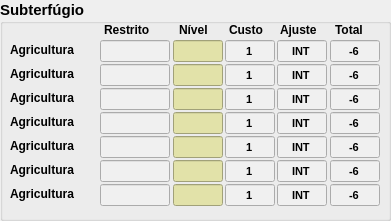
     <widget class="QGroupBox" name="groupBox_6">
      <property name="geometry">
       <rect>
        <x>401</x>
        <y>332</y>
        <width>391</width>
        <height>221</height>
       </rect>
      </property>
      <property name="font">
       <font>
        <pointsize>11</pointsize>
        <weight>75</weight>
        <italic>false</italic>
        <bold>true</bold>
        <underline>false</underline>
       </font>
      </property>
      <property name="title">
       <string>Subterfúgio</string>
      </property>
      <widget class="QLineEdit" name="lineEdit_287">
       <property name="enabled">
        <bool>true</bool>
       </property>
       <property name="geometry">
        <rect>
         <x>100</x>
         <y>40</y>
         <width>70</width>
         <height>22</height>
        </rect>
       </property>
       <property name="font">
        <font>
         <pointsize>8</pointsize>
        </font>
       </property>
       <property name="styleSheet">
        <string notr="true">background-color: rgb(240, 240, 240);</string>
       </property>
       <property name="alignment">
        <set>Qt::AlignCenter</set>
       </property>
       <property name="readOnly">
        <bool>true</bool>
       </property>
      </widget>
      <widget class="QLabel" name="label_123">
       <property name="geometry">
        <rect>
         <x>179</x>
         <y>21</y>
         <width>40</width>
         <height>18</height>
        </rect>
       </property>
       <property name="font">
        <font>
         <pointsize>9</pointsize>
         <weight>75</weight>
         <bold>true</bold>
        </font>
       </property>
       <property name="text">
        <string>Nível</string>
       </property>
      </widget>
      <widget class="QLabel" name="label_124">
       <property name="geometry">
        <rect>
         <x>104</x>
         <y>21</y>
         <width>61</width>
         <height>18</height>
        </rect>
       </property>
       <property name="font">
        <font>
         <pointsize>9</pointsize>
         <weight>75</weight>
         <bold>true</bold>
        </font>
       </property>
       <property name="text">
        <string>Restrito</string>
       </property>
      </widget>
      <widget class="QLabel" name="label_125">
       <property name="geometry">
        <rect>
         <x>229</x>
         <y>21</y>
         <width>42</width>
         <height>18</height>
        </rect>
       </property>
       <property name="font">
        <font>
         <pointsize>9</pointsize>
         <weight>75</weight>
         <bold>true</bold>
        </font>
       </property>
       <property name="text">
        <string>Custo</string>
       </property>
      </widget>
      <widget class="QLabel" name="label_126">
       <property name="geometry">
        <rect>
         <x>280</x>
         <y>21</y>
         <width>47</width>
         <height>18</height>
        </rect>
       </property>
       <property name="font">
        <font>
         <pointsize>9</pointsize>
         <weight>75</weight>
         <bold>true</bold>
        </font>
       </property>
       <property name="text">
        <string>Ajuste</string>
       </property>
      </widget>
      <widget class="QLabel" name="label_127">
       <property name="geometry">
        <rect>
         <x>335</x>
         <y>21</y>
         <width>38</width>
         <height>18</height>
        </rect>
       </property>
       <property name="font">
        <font>
         <pointsize>9</pointsize>
         <weight>75</weight>
         <bold>true</bold>
        </font>
       </property>
       <property name="text">
        <string>Total</string>
       </property>
      </widget>
      <widget class="QLabel" name="label_128">
       <property name="geometry">
        <rect>
         <x>10</x>
         <y>39</y>
         <width>91</width>
         <height>21</height>
        </rect>
       </property>
       <property name="font">
        <font>
         <pointsize>9</pointsize>
         <weight>75</weight>
         <bold>true</bold>
        </font>
       </property>
       <property name="text">
        <string>Agricultura</string>
       </property>
      </widget>
      <widget class="QLineEdit" name="lineEdit_288">
       <property name="enabled">
        <bool>true</bool>
       </property>
       <property name="geometry">
        <rect>
         <x>173</x>
         <y>40</y>
         <width>50</width>
         <height>22</height>
        </rect>
       </property>
       <property name="font">
        <font>
         <pointsize>9</pointsize>
        </font>
       </property>
       <property name="autoFillBackground">
        <bool>false</bool>
       </property>
       <property name="styleSheet">
        <string notr="true">background-color: rgb(226, 226, 169);</string>
       </property>
       <property name="alignment">
        <set>Qt::AlignCenter</set>
       </property>
       <property name="readOnly">
        <bool>false</bool>
       </property>
      </widget>
      <widget class="QLineEdit" name="lineEdit_289">
       <property name="enabled">
        <bool>true</bool>
       </property>
       <property name="geometry">
        <rect>
         <x>225</x>
         <y>40</y>
         <width>50</width>
         <height>22</height>
        </rect>
       </property>
       <property name="font">
        <font>
         <pointsize>8</pointsize>
        </font>
       </property>
       <property name="styleSheet">
        <string notr="true">background-color: rgb(240, 240, 240);</string>
       </property>
       <property name="text">
        <string>1</string>
       </property>
       <property name="alignment">
        <set>Qt::AlignCenter</set>
       </property>
       <property name="readOnly">
        <bool>true</bool>
       </property>
      </widget>
      <widget class="QLineEdit" name="lineEdit_290">
       <property name="enabled">
        <bool>true</bool>
       </property>
       <property name="geometry">
        <rect>
         <x>277</x>
         <y>40</y>
         <width>50</width>
         <height>22</height>
        </rect>
       </property>
       <property name="font">
        <font>
         <pointsize>8</pointsize>
        </font>
       </property>
       <property name="styleSheet">
        <string notr="true">background-color: rgb(240, 240, 240);</string>
       </property>
       <property name="text">
        <string>INT</string>
       </property>
       <property name="alignment">
        <set>Qt::AlignCenter</set>
       </property>
       <property name="readOnly">
        <bool>true</bool>
       </property>
      </widget>
      <widget class="QLineEdit" name="lineEdit_291">
       <property name="enabled">
        <bool>true</bool>
       </property>
       <property name="geometry">
        <rect>
         <x>330</x>
         <y>40</y>
         <width>50</width>
         <height>22</height>
        </rect>
       </property>
       <property name="font">
        <font>
         <pointsize>8</pointsize>
        </font>
       </property>
       <property name="styleSheet">
        <string notr="true">background-color: rgb(240, 240, 240);</string>
       </property>
       <property name="text">
        <string>-6</string>
       </property>
       <property name="alignment">
        <set>Qt::AlignCenter</set>
       </property>
       <property name="readOnly">
        <bool>true</bool>
       </property>
      </widget>
      <widget class="QLabel" name="label_129">
       <property name="geometry">
        <rect>
         <x>10</x>
         <y>63</y>
         <width>91</width>
         <height>21</height>
        </rect>
       </property>
       <property name="font">
        <font>
         <pointsize>9</pointsize>
         <weight>75</weight>
         <bold>true</bold>
        </font>
       </property>
       <property name="text">
        <string>Agricultura</string>
       </property>
      </widget>
      <widget class="QLineEdit" name="lineEdit_292">
       <property name="enabled">
        <bool>true</bool>
       </property>
       <property name="geometry">
        <rect>
         <x>277</x>
         <y>64</y>
         <width>50</width>
         <height>22</height>
        </rect>
       </property>
       <property name="font">
        <font>
         <pointsize>8</pointsize>
        </font>
       </property>
       <property name="styleSheet">
        <string notr="true">background-color: rgb(240, 240, 240);</string>
       </property>
       <property name="text">
        <string>INT</string>
       </property>
       <property name="alignment">
        <set>Qt::AlignCenter</set>
       </property>
       <property name="readOnly">
        <bool>true</bool>
       </property>
      </widget>
      <widget class="QLineEdit" name="lineEdit_293">
       <property name="enabled">
        <bool>true</bool>
       </property>
       <property name="geometry">
        <rect>
         <x>100</x>
         <y>64</y>
         <width>70</width>
         <height>22</height>
        </rect>
       </property>
       <property name="font">
        <font>
         <pointsize>8</pointsize>
        </font>
       </property>
       <property name="styleSheet">
        <string notr="true">background-color: rgb(240, 240, 240);</string>
       </property>
       <property name="alignment">
        <set>Qt::AlignCenter</set>
       </property>
       <property name="readOnly">
        <bool>true</bool>
       </property>
      </widget>
      <widget class="QLineEdit" name="lineEdit_294">
       <property name="enabled">
        <bool>true</bool>
       </property>
       <property name="geometry">
        <rect>
         <x>173</x>
         <y>64</y>
         <width>50</width>
         <height>22</height>
        </rect>
       </property>
       <property name="font">
        <font>
         <pointsize>9</pointsize>
        </font>
       </property>
       <property name="autoFillBackground">
        <bool>false</bool>
       </property>
       <property name="styleSheet">
        <string notr="true">background-color: rgb(226, 226, 169);</string>
       </property>
       <property name="alignment">
        <set>Qt::AlignCenter</set>
       </property>
       <property name="readOnly">
        <bool>false</bool>
       </property>
      </widget>
      <widget class="QLineEdit" name="lineEdit_295">
       <property name="enabled">
        <bool>true</bool>
       </property>
       <property name="geometry">
        <rect>
         <x>225</x>
         <y>64</y>
         <width>50</width>
         <height>22</height>
        </rect>
       </property>
       <property name="font">
        <font>
         <pointsize>8</pointsize>
        </font>
       </property>
       <property name="styleSheet">
        <string notr="true">background-color: rgb(240, 240, 240);</string>
       </property>
       <property name="text">
        <string>1</string>
       </property>
       <property name="alignment">
        <set>Qt::AlignCenter</set>
       </property>
       <property name="readOnly">
        <bool>true</bool>
       </property>
      </widget>
      <widget class="QLineEdit" name="lineEdit_296">
       <property name="enabled">
        <bool>true</bool>
       </property>
       <property name="geometry">
        <rect>
         <x>330</x>
         <y>64</y>
         <width>50</width>
         <height>22</height>
        </rect>
       </property>
       <property name="font">
        <font>
         <pointsize>8</pointsize>
        </font>
       </property>
       <property name="styleSheet">
        <string notr="true">background-color: rgb(240, 240, 240);</string>
       </property>
       <property name="text">
        <string>-6</string>
       </property>
       <property name="alignment">
        <set>Qt::AlignCenter</set>
       </property>
       <property name="readOnly">
        <bool>true</bool>
       </property>
      </widget>
      <widget class="QLabel" name="label_130">
       <property name="geometry">
        <rect>
         <x>10</x>
         <y>87</y>
         <width>91</width>
         <height>21</height>
        </rect>
       </property>
       <property name="font">
        <font>
         <pointsize>9</pointsize>
         <weight>75</weight>
         <bold>true</bold>
        </font>
       </property>
       <property name="text">
        <string>Agricultura</string>
       </property>
      </widget>
      <widget class="QLineEdit" name="lineEdit_297">
       <property name="enabled">
        <bool>true</bool>
       </property>
       <property name="geometry">
        <rect>
         <x>277</x>
         <y>88</y>
         <width>50</width>
         <height>22</height>
        </rect>
       </property>
       <property name="font">
        <font>
         <pointsize>8</pointsize>
        </font>
       </property>
       <property name="styleSheet">
        <string notr="true">background-color: rgb(240, 240, 240);</string>
       </property>
       <property name="text">
        <string>INT</string>
       </property>
       <property name="alignment">
        <set>Qt::AlignCenter</set>
       </property>
       <property name="readOnly">
        <bool>true</bool>
       </property>
      </widget>
      <widget class="QLineEdit" name="lineEdit_298">
       <property name="enabled">
        <bool>true</bool>
       </property>
       <property name="geometry">
        <rect>
         <x>100</x>
         <y>88</y>
         <width>70</width>
         <height>22</height>
        </rect>
       </property>
       <property name="font">
        <font>
         <pointsize>8</pointsize>
        </font>
       </property>
       <property name="styleSheet">
        <string notr="true">background-color: rgb(240, 240, 240);</string>
       </property>
       <property name="alignment">
        <set>Qt::AlignCenter</set>
       </property>
       <property name="readOnly">
        <bool>true</bool>
       </property>
      </widget>
      <widget class="QLineEdit" name="lineEdit_299">
       <property name="enabled">
        <bool>true</bool>
       </property>
       <property name="geometry">
        <rect>
         <x>173</x>
         <y>88</y>
         <width>50</width>
         <height>22</height>
        </rect>
       </property>
       <property name="font">
        <font>
         <pointsize>9</pointsize>
        </font>
       </property>
       <property name="autoFillBackground">
        <bool>false</bool>
       </property>
       <property name="styleSheet">
        <string notr="true">background-color: rgb(226, 226, 169);</string>
       </property>
       <property name="alignment">
        <set>Qt::AlignCenter</set>
       </property>
       <property name="readOnly">
        <bool>false</bool>
       </property>
      </widget>
      <widget class="QLineEdit" name="lineEdit_300">
       <property name="enabled">
        <bool>true</bool>
       </property>
       <property name="geometry">
        <rect>
         <x>225</x>
         <y>88</y>
         <width>50</width>
         <height>22</height>
        </rect>
       </property>
       <property name="font">
        <font>
         <pointsize>8</pointsize>
        </font>
       </property>
       <property name="styleSheet">
        <string notr="true">background-color: rgb(240, 240, 240);</string>
       </property>
       <property name="text">
        <string>1</string>
       </property>
       <property name="alignment">
        <set>Qt::AlignCenter</set>
       </property>
       <property name="readOnly">
        <bool>true</bool>
       </property>
      </widget>
      <widget class="QLineEdit" name="lineEdit_301">
       <property name="enabled">
        <bool>true</bool>
       </property>
       <property name="geometry">
        <rect>
         <x>330</x>
         <y>88</y>
         <width>50</width>
         <height>22</height>
        </rect>
       </property>
       <property name="font">
        <font>
         <pointsize>8</pointsize>
        </font>
       </property>
       <property name="styleSheet">
        <string notr="true">background-color: rgb(240, 240, 240);</string>
       </property>
       <property name="text">
        <string>-6</string>
       </property>
       <property name="alignment">
        <set>Qt::AlignCenter</set>
       </property>
       <property name="readOnly">
        <bool>true</bool>
       </property>
      </widget>
      <widget class="QLabel" name="label_131">
       <property name="geometry">
        <rect>
         <x>10</x>
         <y>111</y>
         <width>91</width>
         <height>21</height>
        </rect>
       </property>
       <property name="font">
        <font>
         <pointsize>9</pointsize>
         <weight>75</weight>
         <bold>true</bold>
        </font>
       </property>
       <property name="text">
        <string>Agricultura</string>
       </property>
      </widget>
      <widget class="QLineEdit" name="lineEdit_302">
       <property name="enabled">
        <bool>true</bool>
       </property>
       <property name="geometry">
        <rect>
         <x>277</x>
         <y>112</y>
         <width>50</width>
         <height>22</height>
        </rect>
       </property>
       <property name="font">
        <font>
         <pointsize>8</pointsize>
        </font>
       </property>
       <property name="styleSheet">
        <string notr="true">background-color: rgb(240, 240, 240);</string>
       </property>
       <property name="text">
        <string>INT</string>
       </property>
       <property name="alignment">
        <set>Qt::AlignCenter</set>
       </property>
       <property name="readOnly">
        <bool>true</bool>
       </property>
      </widget>
      <widget class="QLineEdit" name="lineEdit_303">
       <property name="enabled">
        <bool>true</bool>
       </property>
       <property name="geometry">
        <rect>
         <x>100</x>
         <y>112</y>
         <width>70</width>
         <height>22</height>
        </rect>
       </property>
       <property name="font">
        <font>
         <pointsize>8</pointsize>
        </font>
       </property>
       <property name="styleSheet">
        <string notr="true">background-color: rgb(240, 240, 240);</string>
       </property>
       <property name="alignment">
        <set>Qt::AlignCenter</set>
       </property>
       <property name="readOnly">
        <bool>true</bool>
       </property>
      </widget>
      <widget class="QLineEdit" name="lineEdit_304">
       <property name="enabled">
        <bool>true</bool>
       </property>
       <property name="geometry">
        <rect>
         <x>173</x>
         <y>112</y>
         <width>50</width>
         <height>22</height>
        </rect>
       </property>
       <property name="font">
        <font>
         <pointsize>9</pointsize>
        </font>
       </property>
       <property name="autoFillBackground">
        <bool>false</bool>
       </property>
       <property name="styleSheet">
        <string notr="true">background-color: rgb(226, 226, 169);</string>
       </property>
       <property name="alignment">
        <set>Qt::AlignCenter</set>
       </property>
       <property name="readOnly">
        <bool>false</bool>
       </property>
      </widget>
      <widget class="QLineEdit" name="lineEdit_305">
       <property name="enabled">
        <bool>true</bool>
       </property>
       <property name="geometry">
        <rect>
         <x>225</x>
         <y>112</y>
         <width>50</width>
         <height>22</height>
        </rect>
       </property>
       <property name="font">
        <font>
         <pointsize>8</pointsize>
        </font>
       </property>
       <property name="styleSheet">
        <string notr="true">background-color: rgb(240, 240, 240);</string>
       </property>
       <property name="text">
        <string>1</string>
       </property>
       <property name="alignment">
        <set>Qt::AlignCenter</set>
       </property>
       <property name="readOnly">
        <bool>true</bool>
       </property>
      </widget>
      <widget class="QLineEdit" name="lineEdit_306">
       <property name="enabled">
        <bool>true</bool>
       </property>
       <property name="geometry">
        <rect>
         <x>330</x>
         <y>112</y>
         <width>50</width>
         <height>22</height>
        </rect>
       </property>
       <property name="font">
        <font>
         <pointsize>8</pointsize>
        </font>
       </property>
       <property name="styleSheet">
        <string notr="true">background-color: rgb(240, 240, 240);</string>
       </property>
       <property name="text">
        <string>-6</string>
       </property>
       <property name="alignment">
        <set>Qt::AlignCenter</set>
       </property>
       <property name="readOnly">
        <bool>true</bool>
       </property>
      </widget>
      <widget class="QLabel" name="label_132">
       <property name="geometry">
        <rect>
         <x>10</x>
         <y>135</y>
         <width>91</width>
         <height>21</height>
        </rect>
       </property>
       <property name="font">
        <font>
         <pointsize>9</pointsize>
         <weight>75</weight>
         <bold>true</bold>
        </font>
       </property>
       <property name="text">
        <string>Agricultura</string>
       </property>
      </widget>
      <widget class="QLineEdit" name="lineEdit_307">
       <property name="enabled">
        <bool>true</bool>
       </property>
       <property name="geometry">
        <rect>
         <x>277</x>
         <y>136</y>
         <width>50</width>
         <height>22</height>
        </rect>
       </property>
       <property name="font">
        <font>
         <pointsize>8</pointsize>
        </font>
       </property>
       <property name="styleSheet">
        <string notr="true">background-color: rgb(240, 240, 240);</string>
       </property>
       <property name="text">
        <string>INT</string>
       </property>
       <property name="alignment">
        <set>Qt::AlignCenter</set>
       </property>
       <property name="readOnly">
        <bool>true</bool>
       </property>
      </widget>
      <widget class="QLineEdit" name="lineEdit_308">
       <property name="enabled">
        <bool>true</bool>
       </property>
       <property name="geometry">
        <rect>
         <x>100</x>
         <y>136</y>
         <width>70</width>
         <height>22</height>
        </rect>
       </property>
       <property name="font">
        <font>
         <pointsize>8</pointsize>
        </font>
       </property>
       <property name="styleSheet">
        <string notr="true">background-color: rgb(240, 240, 240);</string>
       </property>
       <property name="alignment">
        <set>Qt::AlignCenter</set>
       </property>
       <property name="readOnly">
        <bool>true</bool>
       </property>
      </widget>
      <widget class="QLineEdit" name="lineEdit_309">
       <property name="enabled">
        <bool>true</bool>
       </property>
       <property name="geometry">
        <rect>
         <x>173</x>
         <y>136</y>
         <width>50</width>
         <height>22</height>
        </rect>
       </property>
       <property name="font">
        <font>
         <pointsize>9</pointsize>
        </font>
       </property>
       <property name="autoFillBackground">
        <bool>false</bool>
       </property>
       <property name="styleSheet">
        <string notr="true">background-color: rgb(226, 226, 169);</string>
       </property>
       <property name="alignment">
        <set>Qt::AlignCenter</set>
       </property>
       <property name="readOnly">
        <bool>false</bool>
       </property>
      </widget>
      <widget class="QLineEdit" name="lineEdit_310">
       <property name="enabled">
        <bool>true</bool>
       </property>
       <property name="geometry">
        <rect>
         <x>225</x>
         <y>136</y>
         <width>50</width>
         <height>22</height>
        </rect>
       </property>
       <property name="font">
        <font>
         <pointsize>8</pointsize>
        </font>
       </property>
       <property name="styleSheet">
        <string notr="true">background-color: rgb(240, 240, 240);</string>
       </property>
       <property name="text">
        <string>1</string>
       </property>
       <property name="alignment">
        <set>Qt::AlignCenter</set>
       </property>
       <property name="readOnly">
        <bool>true</bool>
       </property>
      </widget>
      <widget class="QLineEdit" name="lineEdit_311">
       <property name="enabled">
        <bool>true</bool>
       </property>
       <property name="geometry">
        <rect>
         <x>330</x>
         <y>136</y>
         <width>50</width>
         <height>22</height>
        </rect>
       </property>
       <property name="font">
        <font>
         <pointsize>8</pointsize>
        </font>
       </property>
       <property name="styleSheet">
        <string notr="true">background-color: rgb(240, 240, 240);</string>
       </property>
       <property name="text">
        <string>-6</string>
       </property>
       <property name="alignment">
        <set>Qt::AlignCenter</set>
       </property>
       <property name="readOnly">
        <bool>true</bool>
       </property>
      </widget>
      <widget class="QLabel" name="label_133">
       <property name="geometry">
        <rect>
         <x>10</x>
         <y>159</y>
         <width>91</width>
         <height>21</height>
        </rect>
       </property>
       <property name="font">
        <font>
         <pointsize>9</pointsize>
         <weight>75</weight>
         <bold>true</bold>
        </font>
       </property>
       <property name="text">
        <string>Agricultura</string>
       </property>
      </widget>
      <widget class="QLineEdit" name="lineEdit_312">
       <property name="enabled">
        <bool>true</bool>
       </property>
       <property name="geometry">
        <rect>
         <x>277</x>
         <y>160</y>
         <width>50</width>
         <height>22</height>
        </rect>
       </property>
       <property name="font">
        <font>
         <pointsize>8</pointsize>
        </font>
       </property>
       <property name="styleSheet">
        <string notr="true">background-color: rgb(240, 240, 240);</string>
       </property>
       <property name="text">
        <string>INT</string>
       </property>
       <property name="alignment">
        <set>Qt::AlignCenter</set>
       </property>
       <property name="readOnly">
        <bool>true</bool>
       </property>
      </widget>
      <widget class="QLineEdit" name="lineEdit_313">
       <property name="enabled">
        <bool>true</bool>
       </property>
       <property name="geometry">
        <rect>
         <x>100</x>
         <y>160</y>
         <width>70</width>
         <height>22</height>
        </rect>
       </property>
       <property name="font">
        <font>
         <pointsize>8</pointsize>
        </font>
       </property>
       <property name="styleSheet">
        <string notr="true">background-color: rgb(240, 240, 240);</string>
       </property>
       <property name="alignment">
        <set>Qt::AlignCenter</set>
       </property>
       <property name="readOnly">
        <bool>true</bool>
       </property>
      </widget>
      <widget class="QLineEdit" name="lineEdit_314">
       <property name="enabled">
        <bool>true</bool>
       </property>
       <property name="geometry">
        <rect>
         <x>173</x>
         <y>160</y>
         <width>50</width>
         <height>22</height>
        </rect>
       </property>
       <property name="font">
        <font>
         <pointsize>9</pointsize>
        </font>
       </property>
       <property name="autoFillBackground">
        <bool>false</bool>
       </property>
       <property name="styleSheet">
        <string notr="true">background-color: rgb(226, 226, 169);</string>
       </property>
       <property name="alignment">
        <set>Qt::AlignCenter</set>
       </property>
       <property name="readOnly">
        <bool>false</bool>
       </property>
      </widget>
      <widget class="QLineEdit" name="lineEdit_315">
       <property name="enabled">
        <bool>true</bool>
       </property>
       <property name="geometry">
        <rect>
         <x>225</x>
         <y>160</y>
         <width>50</width>
         <height>22</height>
        </rect>
       </property>
       <property name="font">
        <font>
         <pointsize>8</pointsize>
        </font>
       </property>
       <property name="styleSheet">
        <string notr="true">background-color: rgb(240, 240, 240);</string>
       </property>
       <property name="text">
        <string>1</string>
       </property>
       <property name="alignment">
        <set>Qt::AlignCenter</set>
       </property>
       <property name="readOnly">
        <bool>true</bool>
       </property>
      </widget>
      <widget class="QLineEdit" name="lineEdit_316">
       <property name="enabled">
        <bool>true</bool>
       </property>
       <property name="geometry">
        <rect>
         <x>330</x>
         <y>160</y>
         <width>50</width>
         <height>22</height>
        </rect>
       </property>
       <property name="font">
        <font>
         <pointsize>8</pointsize>
        </font>
       </property>
       <property name="styleSheet">
        <string notr="true">background-color: rgb(240, 240, 240);</string>
       </property>
       <property name="text">
        <string>-6</string>
       </property>
       <property name="alignment">
        <set>Qt::AlignCenter</set>
       </property>
       <property name="readOnly">
        <bool>true</bool>
       </property>
      </widget>
      <widget class="QLabel" name="label_134">
       <property name="geometry">
        <rect>
         <x>10</x>
         <y>183</y>
         <width>91</width>
         <height>21</height>
        </rect>
       </property>
       <property name="font">
        <font>
         <pointsize>9</pointsize>
         <weight>75</weight>
         <bold>true</bold>
        </font>
       </property>
       <property name="text">
        <string>Agricultura</string>
       </property>
      </widget>
      <widget class="QLineEdit" name="lineEdit_317">
       <property name="enabled">
        <bool>true</bool>
       </property>
       <property name="geometry">
        <rect>
         <x>277</x>
         <y>184</y>
         <width>50</width>
         <height>22</height>
        </rect>
       </property>
       <property name="font">
        <font>
         <pointsize>8</pointsize>
        </font>
       </property>
       <property name="styleSheet">
        <string notr="true">background-color: rgb(240, 240, 240);</string>
       </property>
       <property name="text">
        <string>INT</string>
       </property>
       <property name="alignment">
        <set>Qt::AlignCenter</set>
       </property>
       <property name="readOnly">
        <bool>true</bool>
       </property>
      </widget>
      <widget class="QLineEdit" name="lineEdit_318">
       <property name="enabled">
        <bool>true</bool>
       </property>
       <property name="geometry">
        <rect>
         <x>100</x>
         <y>184</y>
         <width>70</width>
         <height>22</height>
        </rect>
       </property>
       <property name="font">
        <font>
         <pointsize>8</pointsize>
        </font>
       </property>
       <property name="styleSheet">
        <string notr="true">background-color: rgb(240, 240, 240);</string>
       </property>
       <property name="alignment">
        <set>Qt::AlignCenter</set>
       </property>
       <property name="readOnly">
        <bool>true</bool>
       </property>
      </widget>
      <widget class="QLineEdit" name="lineEdit_319">
       <property name="enabled">
        <bool>true</bool>
       </property>
       <property name="geometry">
        <rect>
         <x>173</x>
         <y>184</y>
         <width>50</width>
         <height>22</height>
        </rect>
       </property>
       <property name="font">
        <font>
         <pointsize>9</pointsize>
        </font>
       </property>
       <property name="autoFillBackground">
        <bool>false</bool>
       </property>
       <property name="styleSheet">
        <string notr="true">background-color: rgb(226, 226, 169);</string>
       </property>
       <property name="alignment">
        <set>Qt::AlignCenter</set>
       </property>
       <property name="readOnly">
        <bool>false</bool>
       </property>
      </widget>
      <widget class="QLineEdit" name="lineEdit_320">
       <property name="enabled">
        <bool>true</bool>
       </property>
       <property name="geometry">
        <rect>
         <x>225</x>
         <y>184</y>
         <width>50</width>
         <height>22</height>
        </rect>
       </property>
       <property name="font">
        <font>
         <pointsize>8</pointsize>
        </font>
       </property>
       <property name="styleSheet">
        <string notr="true">background-color: rgb(240, 240, 240);</string>
       </property>
       <property name="text">
        <string>1</string>
       </property>
       <property name="alignment">
        <set>Qt::AlignCenter</set>
       </property>
       <property name="readOnly">
        <bool>true</bool>
       </property>
      </widget>
      <widget class="QLineEdit" name="lineEdit_321">
       <property name="enabled">
        <bool>true</bool>
       </property>
       <property name="geometry">
        <rect>
         <x>330</x>
         <y>184</y>
         <width>50</width>
         <height>22</height>
        </rect>
       </property>
       <property name="font">
        <font>
         <pointsize>8</pointsize>
        </font>
       </property>
       <property name="styleSheet">
        <string notr="true">background-color: rgb(240, 240, 240);</string>
       </property>
       <property name="text">
        <string>-6</string>
       </property>
       <property name="alignment">
        <set>Qt::AlignCenter</set>
       </property>
       <property name="readOnly">
        <bool>true</bool>
       </property>
      </widget>
     </widget>
